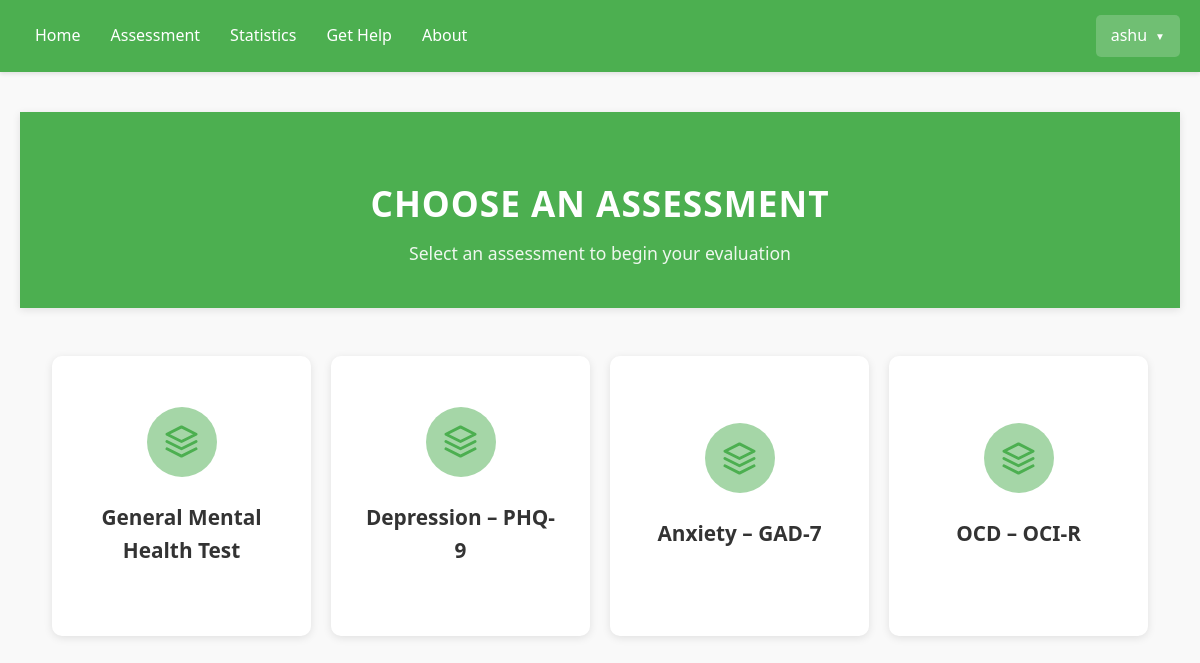
The page /assessment/ (signed in) on the database its author committed.
### assessments/models.py (models this page shows, shortened)
class Assessment(models.Model):
    title = models.CharField(max_length=255)
    description = models.TextField()

### assessments/views.py (the view)
# urls.py: path('assessment/', views.select_assessment_view, name='select_assessment'),
@login_required
def select_assessment_view(request):
    assessments = Assessment.objects.all()
    return render(request, 'assessment_select.html', {'assessments': assessments})

### assessments/templates/assessment_select.html (shortened to what this page needs)
{% extends 'base.html' %}
{% block content %}
<div class="hero-section">
  <h1>Choose an Assessment</h1>
  <p class="subtitle">Select an assessment to begin your evaluation</p>
</div>
<div class="assessment-grid">
  {% for a in assessments %}
    <div class="assessment-tile">
      <div class="tile-inner">
        <div class="tile-front">
          <div class="icon-container">
            <svg viewBox="0 0 24 24" fill="none" stroke="currentColor" stroke-width="2" stroke-linecap="round" stroke-linejoin="round">
              <path d="M12 2L2 7l10 5 10-5-10-5z"/>
              <path d="M2 17l10 5 10-5"/>
              <path d="M2 12l10 5 10-5"/>
            </svg>
          </div>
          <h2>{{ a.title }}</h2>
        </div>
        <div class="tile-back">
          <h3>{{ a.title }}</h3>
          <p>{{a.description}}</p>
          <form method="get" action="{% url 'assessment' assessment_id=a.id %}">
            <button type="submit" class="start-btn">Begin Assessment</button>
          </form>
        </div>
      </div>
    </div>
  {% endfor %}
</div>
{% endblock %}

### assessments/templates/base.html (shortened to what this page needs)
<!DOCTYPE html>
<html lang="en">
<head>
</head>
<body>
    <div class="navbar">
        <div class="nav-container">
            <div class="nav-links" id="navLinks">
                <a href="/profile">Home</a>
                <a href="/assessment">Assessment</a>
                <a href="/statistics">Statistics</a>
                <a href="/get-help">Get Help</a>
                <a href="/about">About</a>
            </div>
        </div>
        <div class="user-menu" id="userMenu">
            <div class="username-display" onclick="toggleUserMenu()">
                {{ user.username }}
            </div>
        </div>
    </div>
    <div class="container">
        {% block content %}
        {% endblock %}
    </div>
</body>
</html>

### assessments/templates/base.html (style rules this page uses)
body { font-family: 'Segoe UI', Tahoma, Geneva, Verdana, sans-serif; margin: 0; padding: 0; background-color: #f9f9f9; }
.navbar { background-color: #4CAF50; padding: 15px 20px; display: flex; justify-content: space-between; align-items: center; color: white; box-shadow: 0 2px 4px rgba(0, 0, 0, 0.1); }
.nav-links { display: flex; align-items: center; }
.nav-links a { color: white; text-decoration: none; margin: 0 15px; font-weight: 500; }
.user-menu { position: relative; cursor: pointer; }
.username-display { display: flex; align-items: center; font-weight: 500; padding: 8px 15px; border-radius: 5px; background-color: rgba(255, 255, 255, 0.2); transition: background-color 0.2s; }
.username-display::after { content: "▼"; font-size: 10px; margin-left: 8px; }
.container { padding: 40px 20px; max-width: 1200px; margin: 0 auto; }

### assessments/templates/assessment_select.html (style rules this page uses)
:root { --primary: #4CAF50; --primary-light: #a5d6a7; --primary-dark: #388e3c; --text: #333; --text-light: #666; --bg: #f9f9f9; --card-bg: #ffffff; --shadow: rgba(0, 0, 0, 0.1); }
body { font-family: 'Segoe UI', Tahoma, Geneva, Verdana, sans-serif; background-color: var(--bg); color: var(--text); line-height: 1.6; margin: 0; padding: 0; }
.hero-section { text-align: center; padding: 2.5rem 1rem; background-color: var(--primary); color: white; margin-bottom: 2rem; box-shadow: 0 2px 8px var(--shadow); }
.hero-section h1 { font-size: 2.2rem; font-weight: 700; margin-bottom: 0.5rem; text-transform: uppercase; letter-spacing: 1px; }
.subtitle { font-size: 1.1rem; opacity: 0.9; max-width: 600px; margin: 0 auto; }
.assessment-grid { display: grid; grid-template-columns: repeat(auto-fill, minmax(250px, 1fr)); gap: 20px; padding: 1rem 2rem 3rem; max-width: 1200px; margin: 0 auto; }
.assessment-tile { height: 280px; perspective: 1000px; }
.tile-inner { position: relative; width: 100%; height: 100%; transition: transform 0.6s; transform-style: preserve-3d; cursor: pointer; }
.tile-front, .tile-back { position: absolute; width: 100%; height: 100%; backface-visibility: hidden; border-radius: 10px; box-shadow: 0 2px 8px var(--shadow); display: flex; flex-direction: column; justify-content: center; align-items: center; padding: 30px; box-sizing: border-box; }
.tile-front { background-color: var(--card-bg); color: var(--text); }
.tile-back { background-color: var(--primary); color: white; transform: rotateY(180deg); text-align: center; }
.icon-container { width: 70px; height: 70px; border-radius: 50%; background-color: var(--primary-light); display: flex; justify-content: center; align-items: center; margin-bottom: 1rem; }
.icon-container svg { width: 35px; height: 35px; color: var(--primary); }
.tile-front h2 { font-size: 1.3rem; font-weight: 600; text-align: center; margin-top: 0.5rem; color: var(--text); }
.tile-back h3 { font-size: 1.3rem; margin-bottom: 1rem; font-weight: 600; }
.tile-back p { margin-bottom: 1.5rem; font-size: 0.95rem; }
.start-btn { background-color: white; color: var(--primary); border: none; padding: 0.75rem 1.5rem; border-radius: 8px; font-weight: 600; cursor: pointer; transition: all 0.2s ease; box-shadow: 0 2px 4px rgba(0, 0, 0, 0.1); }

### rows shown on the page
Assessment: title "General Mental Health Test"
Assessment: title "Depression – PHQ-9"
Assessment: title "Anxiety – GAD-7"
Assessment: title "OCD – OCI-R"

### other values the page prints
{{ user.username }} "ashu"
